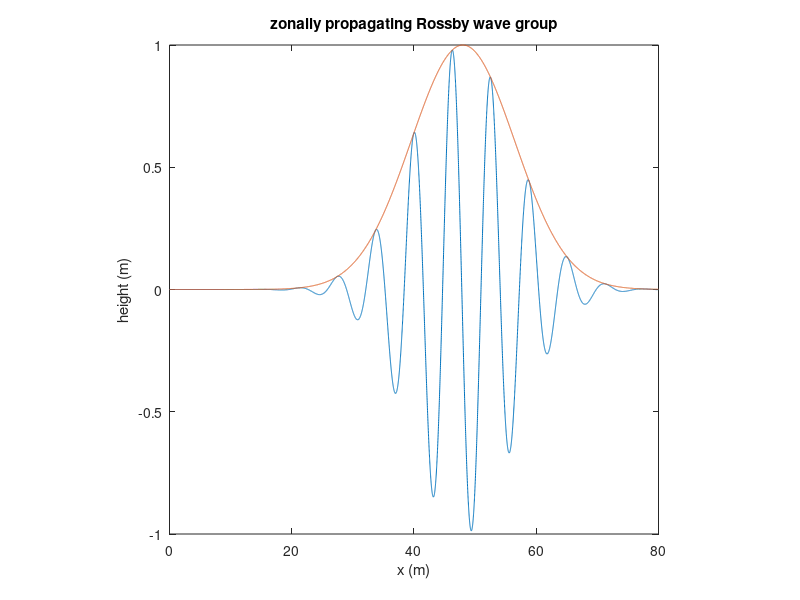

This figure's MATLAB source:
% MATLAB file:  grp_vel_5.m 
% Animation to demonstrate phase versus group velocity.
% Uses example of phase and group velocity opposite directions
% as in a zonally propagating Rossby wave.
% Here the asymtotic limit for many waves with Gaussian shape is
% prescribed.
% Matlab script uses the erase mode described on page 4-47 in online user
% guide.
close all
clear all
x = 0:0.01:80;
c = -20;                % phase speed
cg = -c;                % group velocity
t = 0;
dt = .04;
L = 12;                  % e-folding width of group
k = 1;                   % wavenumber of dominate mode
axis square
for j = 1:60
    t =  dt*j;
    h =  exp(-((x-cg*t)/L).^2).*cos(k*(x-c*t));
    hold off
    set(gca,'NextPlot','replacechildren')
    plot(x,h,x,exp(-((x-cg*t)/L).^2))
    xlabel('x (m)'), ylabel('height (m)')
    title('zonally propagating Rossby wave group')
    H= gcf;
    M(:,j) = getframe(H);
end 
movie(H,M)
